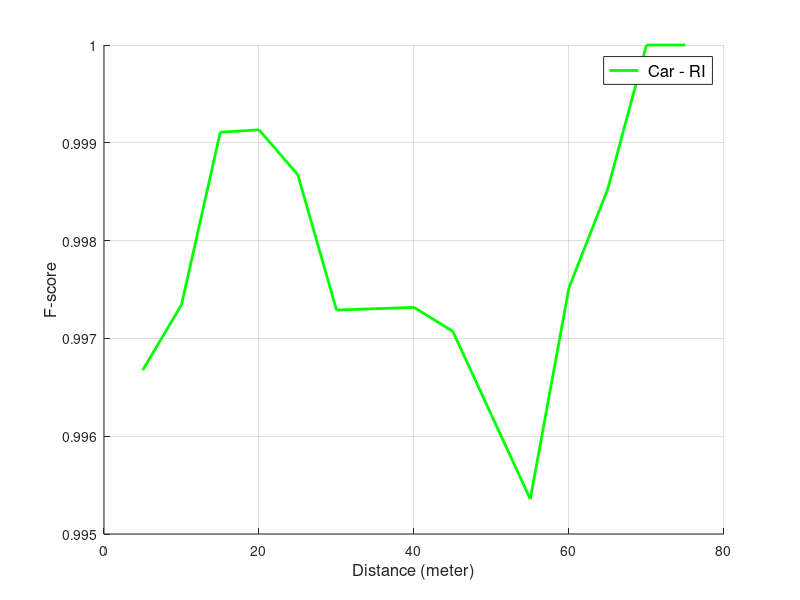

The MATLAB source for this figure:
clc
clear
close all

%% load data
load TrainVal_Remove_MIN_MAX_RI_PC
load TrainVal_labelsPC;
load TrainVal_predictPC;

%% Car
carIndex = TrainVal_labelsPC == 1; % binary index for car labels
dmCar = TrainVal_Remove_MIN_MAX_RI_PC(carIndex);
predictCar = TrainVal_predictPC(carIndex); predictCar = predictCar == 1;
gtCar = TrainVal_labelsPC(carIndex); gtCar = gtCar == 1;

% divide samples based on depth
spDivRIr = [5,10,15,20,25,30,35,40,45,50,55,60,65,70,75,80];

% % usand range inverse
% st.x_MEDIO = 5;   % movement direction
% st.x_max = 80;
% st.y_MEDIO = -80; % right
% st.y_max = 80;  % left
% dm = (st.x_max*(spDivRIr-st.x_MEDIO))./(spDivRIr*(st.x_max-st.x_MEDIO)); 
% dm(dm < 0) = 0; dm(dm > 1) = 1;
% spDivRI  = uint8(255*dm);

spDivRI=spDivRIr;

accCar = zeros(length(spDivRI)-1, 1);
FscoreCarI = zeros(length(spDivRI)-1, 1);
PercCar = zeros(length(spDivRI)-1, 1);

for i = 1:size(spDivRIr,2)-1
    
dmMEDIO = spDivRI(i);
dmMax = spDivRI(i+1);
pilarIndex = (dmCar >= dmMEDIO) & (dmCar < dmMax);
predictPilarCar = predictCar(pilarIndex);
gtPilarCar = gtCar(pilarIndex);   
PercCar(i) = sum(pilarIndex) / length(dmCar) * 100; % percentage of samples
% 57.8117,    26.6056,    12.5700,     2.2595,     0.7532

% F-score
TP = sum((predictPilarCar == 1) & (gtPilarCar == 1));
FN = sum((predictPilarCar == 0) & (gtPilarCar == 1));
FP = sum((predictPilarCar == 1) & (gtPilarCar == 0));
TN = sum((predictPilarCar == 0) & (gtPilarCar == 0));
P=TP+FN;
N=FP+TN;
accCar(i) =(TP+TN)/(P+N); 
Recall=TP./(TP+FN);
Precision=TP./(TP+FP);
FscoreCarI(i) = (2*Precision*Recall)/(Precision+Recall);

end
FscoreCarI(isnan(FscoreCarI)) = 0

%% plot
spDivRIr_PC_Car=spDivRIr(1:end-1);
save spDivRIr_PC_Car.mat spDivRIr_PC_Car

FscoreCarI_PC = FscoreCarI;
FscoreCarI_PC(7) = (FscoreCarI_PC(6)+FscoreCarI_PC(8))/2;
FscoreCarI_PC(10) = (FscoreCarI_PC(9)+FscoreCarI_PC(11))/2;
save FscoreCarI_PC.mat FscoreCarI_PC
save PercCar.mat PercCar

hold on
plot(spDivRIr_PC_Car, FscoreCarI_PC, '-g','LineWidth',2);
hold off
%xlim([5 80]); ylim([.99 1.005]); 
grid on
xlabel('Distance (meter)','FontSize',12)
ylabel('F-score','FontSize',12)
legend({' Car - RI'},'FontSize',12)